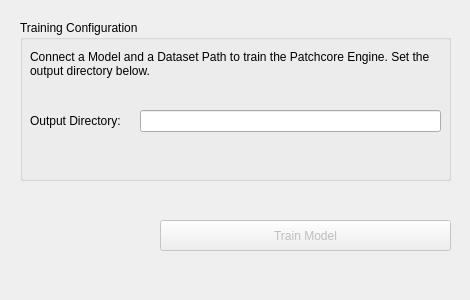
<?xml version="1.0" encoding="UTF-8"?>
<ui version="4.0">
 <class>Form</class>
 <widget class="QWidget" name="Form">
  <property name="geometry">
   <rect>
    <x>0</x>
    <y>0</y>
    <width>470</width>
    <height>300</height>
   </rect>
  </property>
  <property name="windowTitle">
   <string>Train Resnet</string>
  </property>
  <widget class="QGroupBox" name="groupBox">
   <property name="geometry">
    <rect>
     <x>20</x>
     <y>20</y>
     <width>431</width>
     <height>161</height>
    </rect>
   </property>
   <property name="title">
    <string>Training Configuration</string>
   </property>
   <widget class="QLabel" name="Description">
    <property name="geometry">
     <rect>
      <x>10</x>
      <y>30</y>
      <width>411</width>
      <height>41</height>
     </rect>
    </property>
    <property name="text">
     <string>Connect a Model and a Dataset Path to train the Patchcore Engine. Set the output directory below.</string>
    </property>
    <property name="textFormat">
     <enum>Qt::AutoText</enum>
    </property>
    <property name="alignment">
     <set>Qt::AlignLeading|Qt::AlignLeft|Qt::AlignTop</set>
    </property>
    <property name="wordWrap">
     <bool>true</bool>
    </property>
   </widget>
   <widget class="QLabel" name="label_output">
    <property name="geometry">
     <rect>
      <x>10</x>
      <y>90</y>
      <width>111</width>
      <height>21</height>
     </rect>
    </property>
    <property name="text">
     <string>Output Directory:</string>
    </property>
   </widget>
   <widget class="QLineEdit" name="lineEdit_output">
    <property name="geometry">
     <rect>
      <x>120</x>
      <y>90</y>
      <width>301</width>
      <height>22</height>
     </rect>
    </property>
   </widget>
  </widget>
  <widget class="QPushButton" name="pushButton_train">
   <property name="enabled">
    <bool>false</bool>
   </property>
   <property name="geometry">
    <rect>
     <x>160</x>
     <y>220</y>
     <width>291</width>
     <height>31</height>
    </rect>
   </property>
   <property name="text">
    <string>Train Model</string>
   </property>
  </widget>
 </widget>
 <resources/>
 <connections/>
</ui>
